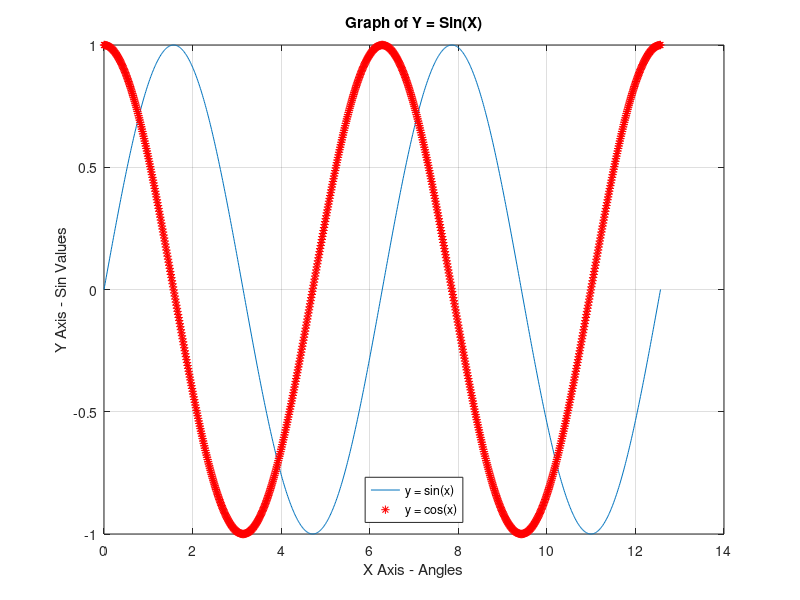
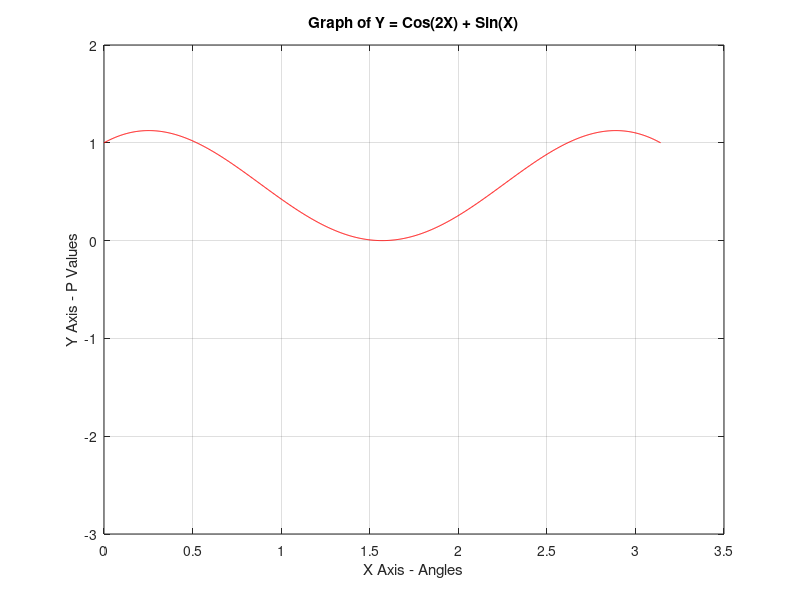

Write the MATLAB code that produced these figures, in order.
# Command to Clear Command History
history -c

# Command to Clear Workspace with All Variables and Loaded Packages
clear all

# Command to Clear Command Window
clc

# ==================
# 2D Plots in Octave
# ==================

# Syntax 01 : Creating a Vector in Octave for x Variable. [Meaning is defining a one - dimensional array of elements]
x = linspace(0,4*pi,1000); # Give an Smooth Curve.
% x = (0:pi/3:4*pi)        # Doesn't Give a Smooth Curve, Because Points are not sufficient.

# Syntax 02 : Defining the dependent variable
y = sin(x);

# Syntax 03 : Plot the Graph of X - y
plot(x,y);

# Syntax 04 : Labelling X Axis
xlabel("X Axis - Angles");

# Syntax 05 : Labelling Y Axis
ylabel("Y Axis - Sin Values");

# Syntax 06 : Adding a Title
title("Graph of Y = Sin(X)");

# Syntax 07 : Creating a Figure For the Graphs
figure(1);

# Syntax 08 : Calling Hold On Command to Add More Graphs
hold on;

# Syntax 09 : Defining the new function using the same x values
z = cos(x);

# Syntax 10: Plot the new graph on same window.
plot(x, z,"*r");

# Syntax 11 : Calling Hold Off Command to Clear Current Plot
hold off;

# Syntax 12 : Adding a Legend
legend("y = sin(x)","y = cos(x)", "Location", "South");

# Syntax 13 : Adding a Grid
grid on

# Syntax 14 : Calling Next Figure
figure(2);

# Syntax 15 : Creating a Vector for x variable
x = linspace(0,pi,1000);

# Syntax 16 : Defining New Function
p = cos(2*x) + sin(x);

# Syntax 17 : Plot the new X - Y Graph
plot(x, p,"r");

# Syntax 18 : Labelling X Axis
xlabel("X Axis - Angles");

# Syntax 19 : Labelling Y Axis
ylabel("Y Axis - P Values");

# Syntax 20 : Adding a Title
title("Graph of Y = Cos(2X) + Sin(X)");

# Syntax 21 : Limit Y Axis
ylim([-3, 2]);

# Syntax 22 : Adding a Grid
grid on
